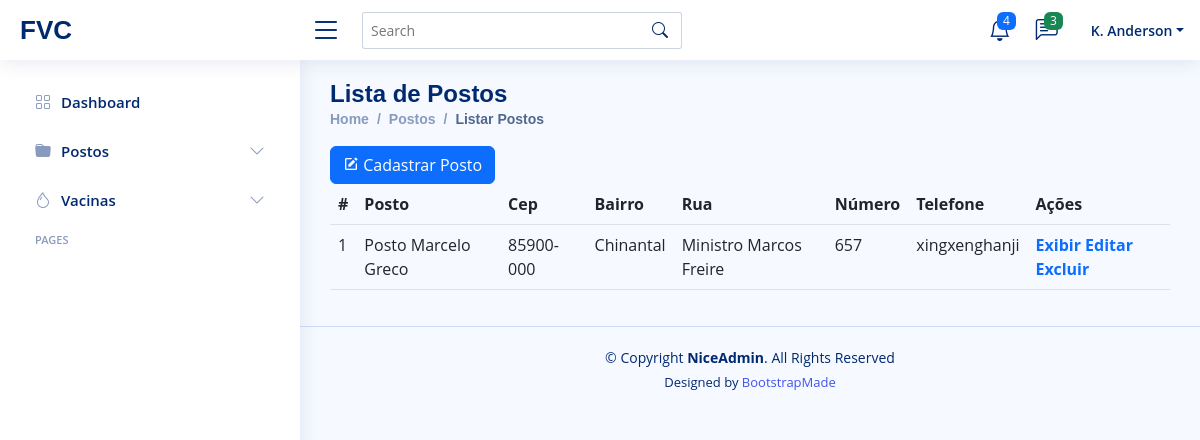
The page /posindex/ on the database as committed earlier.
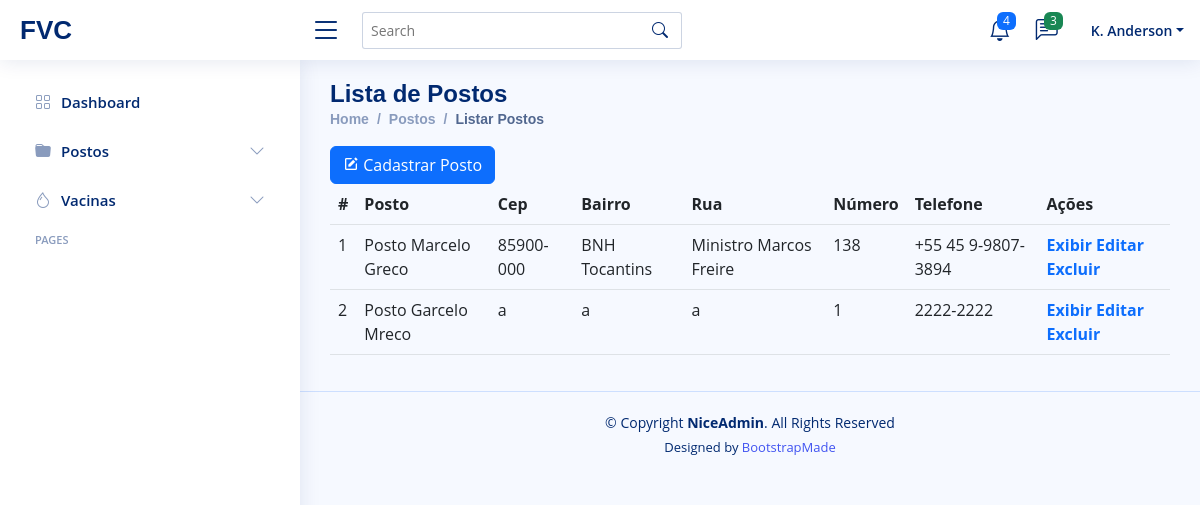
The same page on the database as committed later.
### core/models.py (models this page shows, shortened)
class postos(models.Model):
    pos_nome = models.CharField(max_length = 120)
    pos_cep = models.CharField(max_length = 45)
    pos_rua = models.CharField(max_length = 45)
    pos_bairro = models.CharField(max_length = 45)
    pos_numero = models.IntegerField()
    pos_logradouro = models.CharField(max_length = 45)
    pos_telefone = models.CharField(max_length = 45)
    class Meta:
        verbose_name_plural = "Postos"

### core/views.py (the view)
# urls.py: path('posindex/', pos_index, name= "lista_postos"),
def pos_index(request):
    posto = postos.objects.all()
    pacote = {"postoChave": posto}
    return render(request, "pos-index.html", pacote)

### core/templates/pos-index.html (shortened to what this page needs)
{%extends 'layouts/pages-blank.html'%}
{%block page-name%}Lista de Postos{%endblock page-name%}
{%block directory%}
<li class="breadcrumb-item"><a href="index.html">Home</a></li>
<li class="breadcrumb-item">Postos</li>
<li class="breadcrumb-item active">Listar Postos</li>
{%endblock directory%}
{%block main-content%}
<a href= "{% url 'create_postos'%}">
<button type="button" class="btn btn-primary">
  <i class="bx bxs-edit"></i>
  Cadastrar Posto
</button>
</a>
<table class="table">
  <thead>
    <tr>
      <th scope="col">#</th>
      <th scope="col">Posto</th>
      <th scope="col">Cep</th>
      <th scope="col">Bairro</th>
      <th scope="col">Rua</th>
      <th scope="col">Número</th>
      <th scope="col">Telefone</th>
      <th scope="col">Ações</th>
    </tr>
  </thead>
  <tbody>
    {%for i in postoChave%}
    <tr>
        <td>{{i.id}}</td>
        <td>{{i.pos_nome}} </td>
        <td>{{i.pos_cep}} </td>
        <td>{{i.pos_bairro}} </td>
        <td>{{i.pos_rua}} </td>
        <td>{{i.pos_numero}} </td>
        <td>{{i.pos_telefone}} </td>
        <td>
          <a href="{%url 'show_postos' i.id%}" class="text-primary fw-bold">Exibir</a>
          <a href="{%url 'update_postos' i.id%}" class="text-primary fw-bold">Editar</a>
          <a href="{%url 'delete_postos' i.id%}" class="text-primary fw-bold">Excluir</a>
        </td>
    </tr>
    {%endfor%}
  </tbody>
</table>
{%endblock main-content%}

Rows that differ between the two databases and show on the page:
changed postos "Posto Marcelo Greco": pos_bairro "Chinantal" → "BNH Tocantins"; pos_numero "657" → "138"; pos_telefone "xingxenghanji" → "+55 45 9-9807-3894"
added postos: id "2", pos_nome "Posto Garcelo Mreco", pos_cep "a", pos_bairro "a", pos_rua "a", pos_numero "1", pos_telefone "2222-2222"
